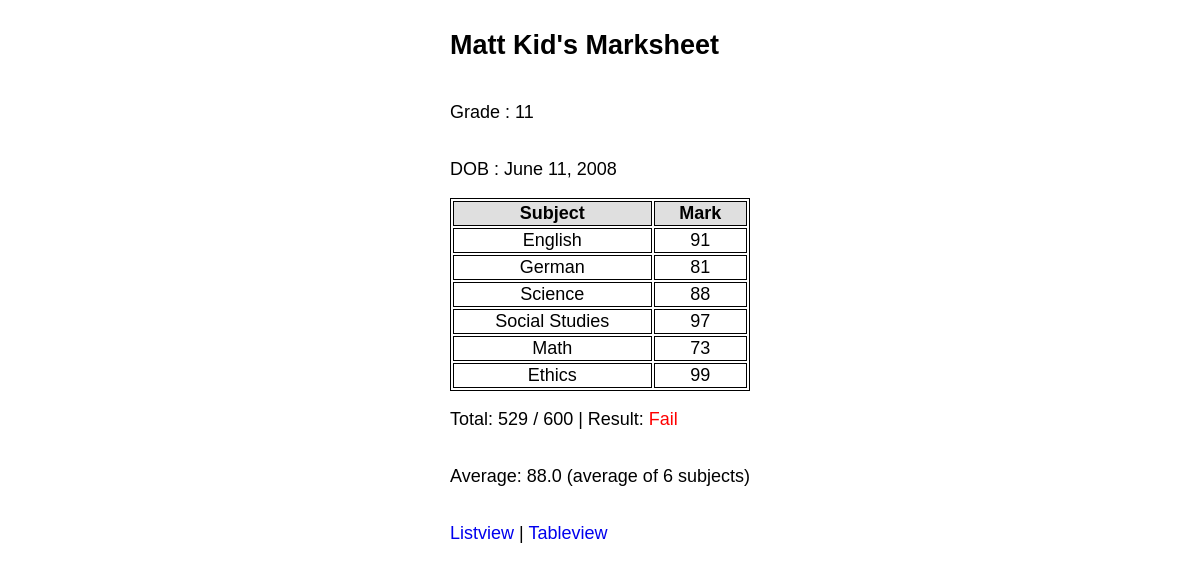
The app's page /students/marksheet/1 with its own data.
### students/models.py (models this page shows, shortened)
class Student(models.Model):
    name = models.CharField(max_length=100)
    grade = models.CharField(max_length=2, choices=grade_values)
    dob = models.DateField('Date of Birth')
    def __str__(self) -> str:
        return self.name

class Marksheet(models.Model):
    student = models.ForeignKey(Student, on_delete=models.CASCADE)
    subject = models.CharField(max_length=30, choices=subject_list)
    mark = models.PositiveIntegerField(
        validators=mark_validator, help_text=help_text, default=0
    )

### students/views.py (the view)
# urls.py: path('marksheet/<int:id>', views.marksheet, name='marksheet'),
def marksheet(request, id):
    try:
        student = get_object_or_404(Student, pk=id)
        mark = Marksheet.objects.filter(student_id = student.id)
        t = Marksheet.objects.filter(student_id = student.id).values('student_id').annotate(total=Sum('mark'))
        a = Marksheet.objects.filter(student_id = student.id).values('student_id').annotate(avg=Round(Avg(('mark'))))
        total = t[0]['total']
        avg = a[0]['avg']
        return render(request, 'students/student_mark.html', {'total': total, 'avg': avg, 'student': student, 'marks': mark})
    except (IndexError):
        return render(request, 'students/student_mark.html', {'student': student, 'message': 'Marksheet not available'})

### templates/students/student_mark.html (shortened to what this page needs)
{% load static %}
<!DOCTYPE html>
<html lang="en">
<head>
    <link rel="stylesheet" type="text/css" href="{% static 'css/style.css' %}">
</head>
<body>
    <div class="container">
        <h2>{{ student }}'s Marksheet</h2>
        <p>Grade : {{ student.grade }}</p>
        <p>DOB : {{ student.dob }}</p>
        {% if message %}
            <p><strong>{{ message }}</strong></p>
        {% else %}
        <table>
            <thead class="tbl-header">
                <td>Subject</td>
                <td>Mark</td>
            </thead>
            <tbody>
                {% for mark in marks %}
                <tr>
                    <td>{{ mark.subject }}</td>
                    <td>{{ mark.mark }}</td>
                </tr>
                {% endfor %}
            </tbody>
        </table>
        <p>Total: {{ total }} / 600 | Result: {% if total >= 530 %} <label style="color: hsl(120, 100%, 25%, 60%);">Pass</label> {% else %} <label style="color: red">Fail</label> {% endif %}</p>
        <p>Average: {{ avg }} (average of {{ marks.count }} subject{{ marks | pluralize }})</p>
        {% endif %}
        <p><a href="{% url 'students:student_list' %}">Listview</a> | <a href="{% url 'students:student_page' %}">Tableview</a></p>
    </div>
</body>
</html>

### static/css/style.css (style rules this page uses)
html { font-family: Calibri, 'Trebuchet MS', sans-serif; font-size: 18px; }
a { text-decoration: none; }
.container { display: grid; justify-content: center; align-items: center; }
table, tr, td { border-color: #000; border-style: solid; border-width: 1px; }
td { padding-left: 10px; padding-right: 10px; text-align: center; }
.tbl-header { font-weight: bold; background-color: hsl(0, 0%, 50%, 25%); }

### records on screen
Student: name "Matt Kid", grade "11", dob "June 11, 2008"
Marksheet: subject "English", mark "91"
Marksheet: subject "German", mark "81"
Marksheet: subject "Science", mark "88"
Marksheet: subject "Social Studies", mark "97"
Marksheet: subject "Math", mark "73"
Marksheet: subject "Ethics", mark "99"

### other values on screen
{{ total }} "529"
{{ avg }} "88.0"
{{ marks.count }} "6"
{{ marks | pluralize }} "s"
